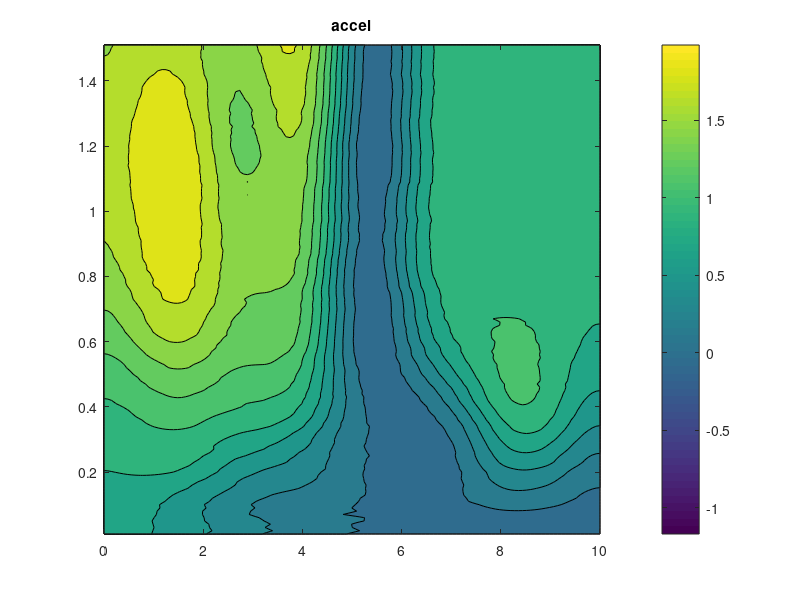
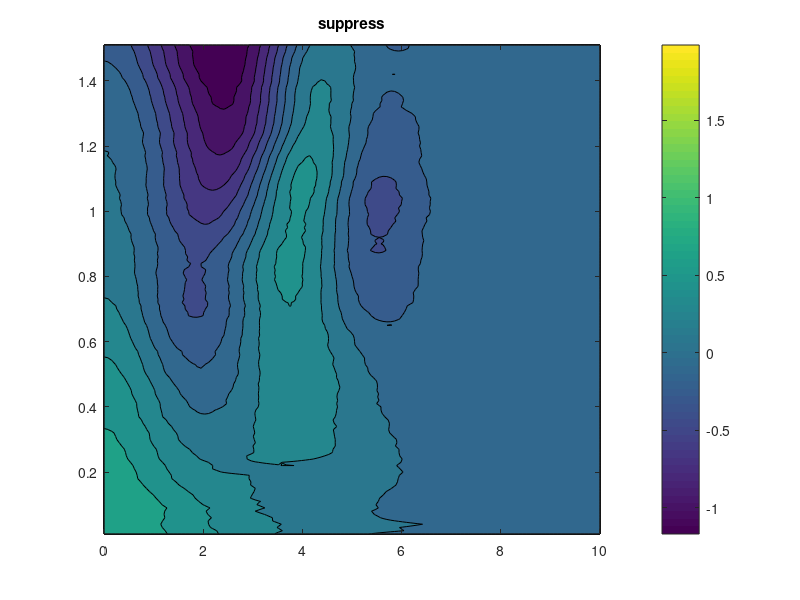
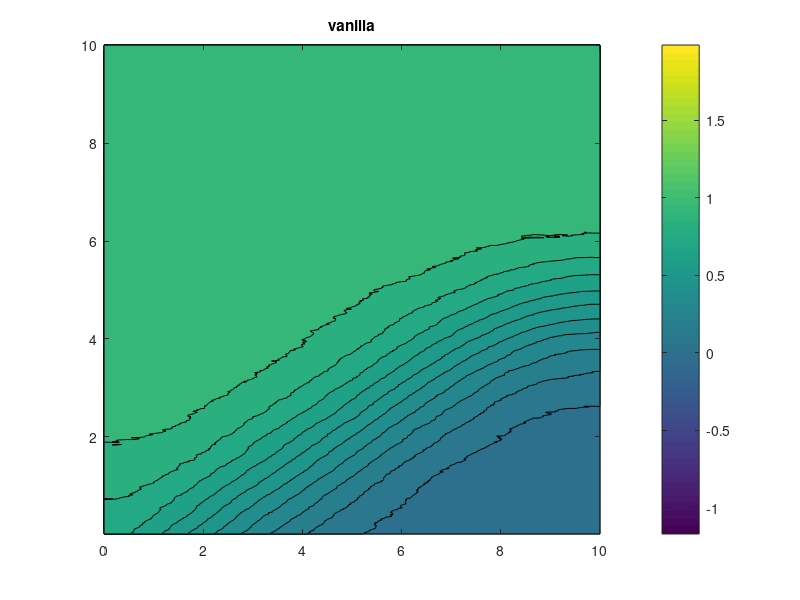

These charts were generated, in order, by the following MATLAB code:
clc
clear
close all

dt = 0.01;
a = 10; % axon length 
J = 128; % number of spatial points
z = a/J; % spatial discretization
x = (0:z:a)';
Tsim = 1.5; % in seconds
Tsim_steps = round(Tsim/dt);

load('suppress_data.mat');
load('accel_data');
load('vanilla_nagumo.mat');

h_all = [h_accel; h_suppress; h_traj];
cmin = min(min(h_all));
cmax = max(max(h_all));

figure()
y = (dt:dt:dt*(Tsim_steps+1));
[X,Y] = meshgrid(x,y);
contourf(X,Y,h_accel)
colorbar;
caxis([cmin cmax]);
title('accel');

figure()
y = (dt:dt:dt*(Tsim_steps+1));
[X,Y] = meshgrid(x,y);
contourf(X,Y,h_suppress)
colorbar;
caxis([cmin cmax]);
title('suppress');

figure()
y = (dt:dt:dt*(1000+1));
[X,Y] = meshgrid(x,y);
contourf(X,Y,h_traj)
colorbar;
caxis([cmin cmax]);
title('vanilla');
